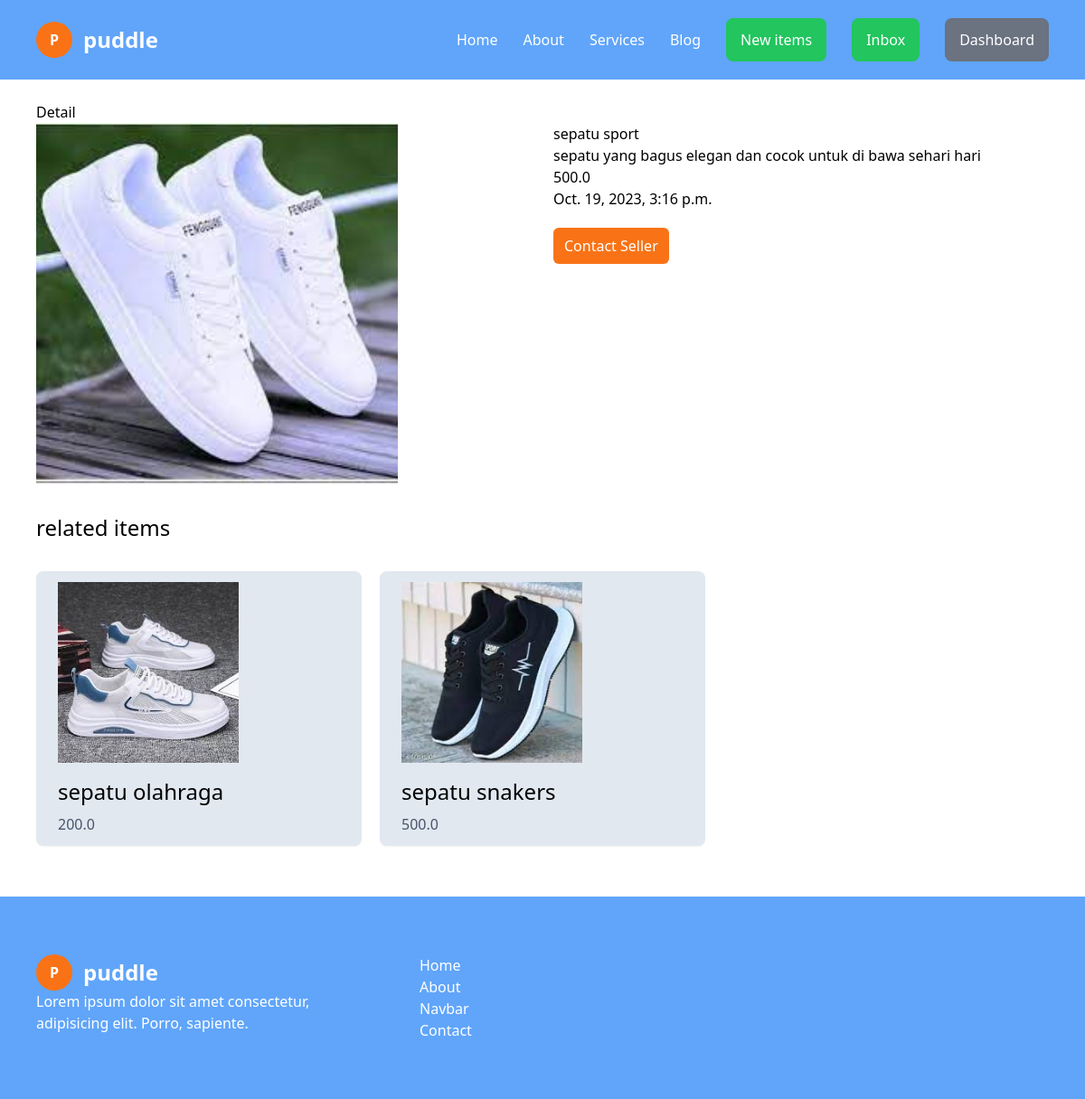
The app's page /items/5/ (signed in) with its own data.
### items/models.py (models this page shows, shortened)
class Items(models.Model):
    category = models.ForeignKey(Category, related_name="items", on_delete=models.CASCADE)
    nama = models.CharField(max_length=200)
    description = models.TextField(null=True, blank=True)
    price = models.FloatField()
    image = models.ImageField(upload_to="item_images", blank=True, null=True )
    is_sold = models.BooleanField(default=False)
    created_by = models.ForeignKey(User, related_name="user", on_delete=models.CASCADE)
    created_at = models.DateTimeField(auto_now_add=True)
    class Meta:
        verbose_name_plural = 'Items'

### items/views.py (the view)
# urls.py: path('<int:pk>/', Detail, name='detaill'),
@login_required
def Detail(request, pk):
   item = get_object_or_404(Items, pk=pk )
   related_items = Items.objects.filter(category=item.category, is_sold=False).exclude(pk=pk)[0:3]
   return render(request, 'item/detail.html', {
    "item":item,
    'related_items':related_items
   })

### items/templates/item/detail.html (shortened to what this page needs)
{% extends 'core/core.html' %}
{% block content %}
<div class="pt-28 px-10 mb-14">
    <h1 class="tet-2xl text-black">Detail</h1>
   <div class="grid grid-cols-2 gap-6">
    <div class="">
        <img src="{{item.image.url}}" alt="" class="w-[full] h-[400px]">
    </div>
    <div class="">
        <h1>{{item.nama}}</h1>
        <p>{{item.description}}</p>
        <p>{{item.price}}</p>
        <p>{{item.created_at}}</p>
        <a href="" class="text-white bg-orange-500 px-3 py-2 rounded-md mt-5 block max-w-max">Contact Seller</a>
    </div>
   </div>
   <div class="">
    <h1 class="my-8 text-2xl text-black">related items</h1>
    <div class="grid grid-cols-3 gap-5">
      {% for related in related_items %}
        <a href="{% url 'detaill' related.id %}">
            <div class="py-3 px-6 rounded-lg shadow-sm bg-slate-200">
              <img src="{{related.image.url}}" class="w-[200px] h-[200px]" alt="">
              <h1 class="text-2xl mt-4 mb-2">{{related.nama}}</h1>
              <p class="text-slate-600">{{related.price}}</p>
            </div>
         </a>
      {% endfor %}
    </div>
   </div>
</div>
{% endblock %}

### records on screen
Items: image (picture), nama "sepatu sport", description "sepatu yang bagus elegan dan cocok untuk di bawa sehari hari", price "500.0", created_at "Oct. 19, 2023, 3:16 p.m."
Items: image (picture), nama "sepatu olahraga", price "200.0"
Items: image (picture), nama "sepatu snakers", price "500.0"
